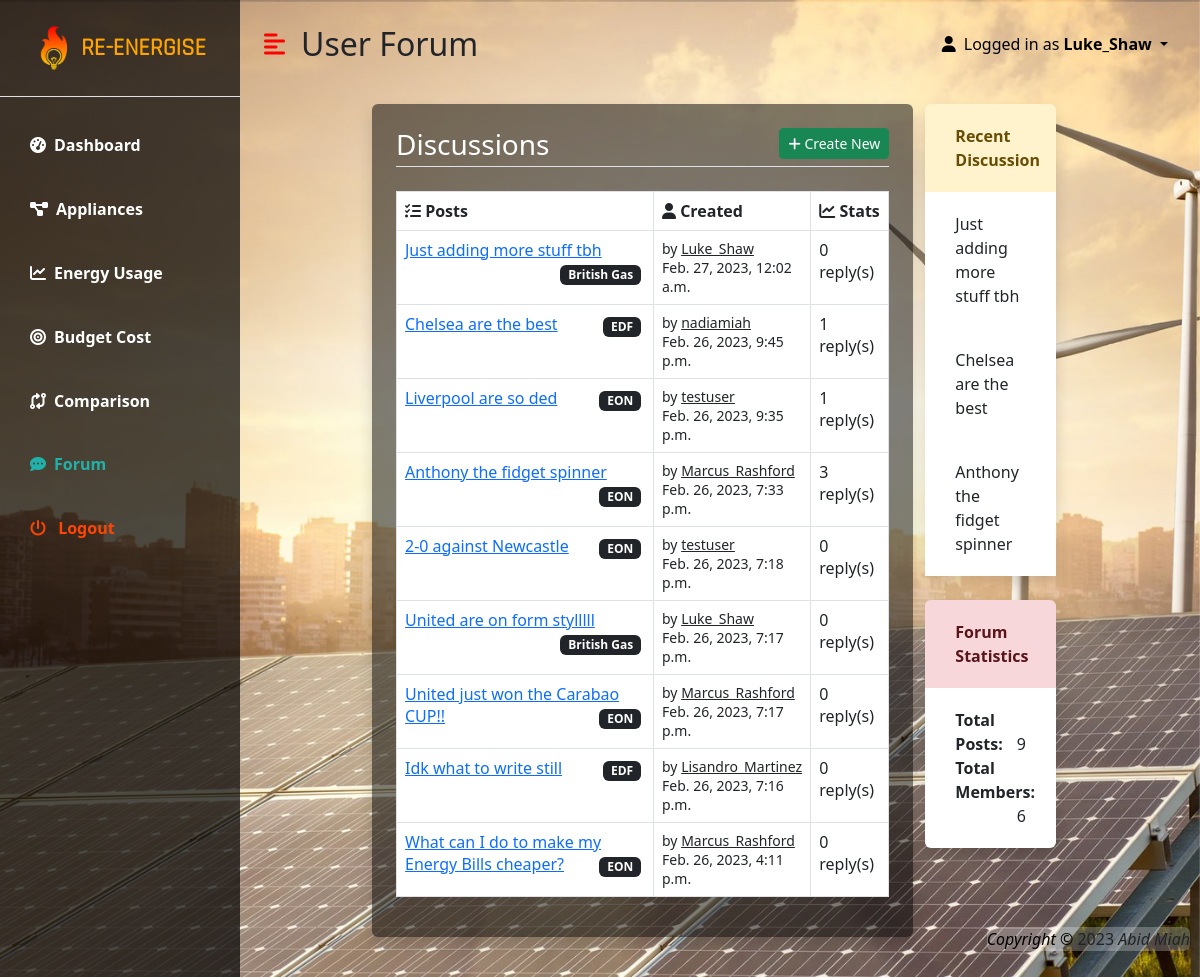
The page /forum/ (signed in) on the database its author committed.
### EnergyApp/models.py (models this page shows, shortened)
class ForumPost(models.Model):
    title = models.CharField(max_length=200)
    description = models.TextField()
    createdBy = models.ForeignKey(UserProfile, on_delete=models.CASCADE)
    createdAt = models.DateTimeField(auto_now_add=True)

class UserProfile(models.Model):
    PROVIDER_CHOICES = [
        ("EDF", "EDF"),
        ("British Gas", "British Gas"),
        ("EON", "EON"),
    ]
    user = models.OneToOneField(User, on_delete=models.CASCADE)
    picture = models.ImageField(upload_to='profiles', null=True, blank=True)
    dob = models.DateField()
    provider = models.ForeignKey(EnergyProvider, on_delete=models.CASCADE, max_length=20)
    def __str__(self):
        return str(self.user)

class EnergyProvider(models.Model):
    name = models.CharField(max_length=100, unique=True, default="Other")
    elecDailyCharge = models.DecimalField(
        decimal_places=2, max_digits=10, default="0")
    gasDailyCharge = models.DecimalField(
        decimal_places=2, max_digits=10, default="0")
    elecPerKwh = models.DecimalField(
        decimal_places=2, max_digits=10, default="0")
    gasPerKwh = models.DecimalField(
        decimal_places=2, max_digits=10, default="0")
    def __str__(self):
        return str(self.name)

### EnergyApp/views.py (the view, shortened to what this page needs)
# urls.py: path('forum/', views.forum, name='forum'),
@login_required(login_url="/login")
def forum(request):
    userProfile = UserProfile.objects.get(user=request.user)
    userPosts = ForumPost.objects.order_by('-createdAt')
    totalUserPosts = ForumPost.objects.all().count()
    totalMembers = UserProfile.objects.all().count()
    recentPosts = []
    sortedPosts = []
    for post in ForumPost.objects.all():
        try:
            latest_comment = post.comments.all().latest('createdAt')
            last_active = latest_comment.createdAt
        except ForumComment.DoesNotExist:
            last_active = post.createdAt
        recentPosts.append((post, last_active))
    sortedPosts = sorted(recentPosts, key=lambda x: x[1], reverse=True)
    context = {
        "userPosts": userPosts,
        "totalUserPosts": totalUserPosts,
        "totalMembers": totalMembers,
        "sortedPosts": sortedPosts,
    }
    return render(request, 'main/forum.html', context)

### EnergyApp/templates/main/forum.html (shortened to what this page needs)
{% extends 'base.html' %}
{% block content %}
<html lang="en">
<head>
    <link rel="stylesheet" type="text/css" href="public/lib/sceditor/minified/themes/default.min.css" />
</head>
<body>
    {% if user.is_authenticated %}
    <div class="container-fluid">
        <div class="row rounded p-3 justify-content-center">
            <div class="col-lg-7 col-12 mb-4 p-4 rounded shadow" style="background-color: rgba(1, 1, 1, 0.5); color:white">
                <h3 class="border-bottom pb-1 mb-4">Discussions
                    <button class="btn btn-success btn-sm float-end" data-bs-toggle="modal" data-bs-target="#postModal"><i class="fas fa-plus"></i> Create New</button>
                </h3>
                <div class="table-responsive">
                    <table class="table table-bordered table-hover bg-light">
                        <thead>
                            <tr style="background-color: lightgrey;">
                                <th title="Discussion List"><i class="fas fa-tasks" aria-hidden="true"></i> Posts</th>
                                <th title="Created By"><i class="fa fa-user" aria-hidden="true"></i> Created</th>
                                <th title="Total Replies"><i class="fas fa-chart-line"></i> Stats</th>
                            </tr>
                        </thead>
                        <tbody>
                            {% if userPosts %}
                            {% for post in userPosts %}
                            <tr>
                                <td>
                                    <div>
                                        <a href="{% url 'post' post.id %}" class="">{{ post.title }}</a>
                                        <span class="badge bg-dark float-end m-1">{{ post.createdBy.provider }}</span>
                                    </div>
                                </td>
                                <td>
                                    <small>by <u>{{ post.createdBy }}</u></small> <br>
                                    <small>{{ post.createdAt }}</small>
                                </td>
                                <td>{{ post.comments.count }} reply(s)</td>
                            </tr>
                            {% endfor %}
                            {% else %}
                            <tr>
                                <td colspan="3" class="text-center">No Forum Posts</td>
                            </tr>
                            {% endif %}
                        </tbody>
                    </table>
                </div>
            </div>
            <div class="col-lg-2 col-12">
                <div class="list-group mb-4 shadow">
                    <li class="list-group-item list-group-item-warning"><strong>Recent Discussion</strong></li>
                    {% for post in sortedPosts %}
                    {% if forloop.counter <= 3 %}
                        <div>
                            <a href="{% url 'post' post.0.id %}" class="list-group-item list-group-item-action">{{ post.0.title }}</a>
                        </div>
                    {% endif %}
                {% endfor %}
                </div>
                <div class="list-group mb-4 shadow">
                    <li class="list-group-item list-group-item-danger"><strong>Forum Statistics</strong></li>
                    <div class="list-group-item list-group-item-action">
                        <div><b>Total Posts:</b>
                            <span class="float-end">{{ totalUserPosts }}</span>
                        </div>
                        <div><b>Total Members:</b>
                            <span class="float-end">{{ totalMembers }}</span>
                        </div>
                    </div>
                </div>
            </div>
        </div>
    {% endif %}
</body>
</html>
{% endblock %}

### EnergyApp/templates/base.html (shortened to what this page needs)
{% load static %}
<html lang="en">
<head>
  <link href="https://cdn.jsdelivr.net/npm/bootstrap@5.3.0-alpha1/dist/css/bootstrap.min.css" rel="stylesheet"
>
  <link rel="stylesheet" href="https://cdnjs.cloudflare.com/ajax/libs/font-awesome/6.2.1/css/all.min.css">
</head>
<body>
  <div class="d-flex" id="wrapper">
    <div class="" style="background-color: rgba(1, 1, 1, 0.7); color:white" id="sidebar-wrapper">
      <a href="/" style="text-decoration-line:none">
        <div style="color:orange;" class="sidebar-heading text-center py-4 fs-4 fw-bold text-uppercase border-bottom">
          <img src="{% static 'images/energylogo2.png' %}" alt="" style="height: 2em; width: auto;">
          <span style="font-family: 'Rajdhani'">Re-Energise</span>
        </div>
      </a>
      <div class="list-group list-group-flush my-3">
        <a href="/dashboard" id="dash" class="list-group-item list-group-item-action bg-transparent second-text fw-bold active">
          <i class="fas fa-tachometer-alt me-2"></i>Dashboard
        </a>
        <a href="/appliances" id="appl"
          class="list-group-item list-group-item-action bg-transparent second-text fw-bold">
          <i class="fas fa-project-diagram me-2"></i>Appliances
        </a>
        <a href="/usage" id="usage" class="list-group-item list-group-item-action bg-transparent second-text fw-bold">
          <i class="fas fa-chart-line me-2"></i>Energy Usage
        </a>
        <a href="/budget" id="budget" class="list-group-item list-group-item-action bg-transparent second-text fw-bold">
          <i class="fas fa-bullseye me-2"></i>Budget Cost
        </a>
        <a href="/comparison" id="comp"
          class="list-group-item list-group-item-action bg-transparent second-text fw-bold">
          <i class="fas fa-code-compare me-2"></i>Comparison
        </a>
        <a href="/forum" id="forum" class="list-group-item list-group-item-action bg-transparent second-text fw-bold">
          <i class="fas fa-comment-dots me-2"></i>Forum
        </a>
        <a href="/logout" class="list-group-item list-group-item-action bg-transparent fw-bold" style="color:orangered">
          <i class="fas fa-power-off me-2"></i> Logout
        </a>
      </div>
    </div>
    <div id="page-content-wrapper">
      <nav class="navbar navbar-expand-lg navbar-dark bg-transparent py-4 px-4">
        <div class="d-flex align-items-center">
          <i style="color: red" class="fas fa-align-left fs-4 me-3" id="menu-toggle"></i>
          <h2 class="fs-2 m-0" id="titlee">Dashboard</h2>
        </div>
        <div class="collapse navbar-collapse" id="navbarSupportedContent">
          <ul class="navbar-nav ms-auto mb-2 mb-lg-0">
            {% if user.is_authenticated %}
            <li class="nav-item dropdown">
              <a href="" style="color: black" class="nav-link dropdown-toggle" id="navbarDropdown" type="button"
                role="button" data-bs-toggle="dropdown" aria-expanded="false">
                <i class="fas fa-user me-2"></i>Logged in as <b>{{ user.username }}</b>
              </a>
            </li>
            {% endif %}
          </ul>
        </div>
      </nav>
      <div class="copyright font-weight-bold">
        <p class="font-weight-bold rounded" style="background-color: rgba(255, 255, 255, 0.25);">
          <i style="color:black">Copyright &copy;</i> 2023 <i>Abid Miah</i>
        </p>
      </div>
      {% block content %}
      {% endblock %}
    </div>
  </div>
</body>
</html>

### EnergyApp/templates/base.html (style rules this page uses)
.copyright { position: fixed; bottom: 0; right: 0; padding: 10px; }
:root { --main-bg-color: blue; --main-text-color: lightseagreen; --second-text-color: white; --second-bg-color: black; }
.second-text { color: var(--second-text-color); }
#wrapper { overflow-x: hidden; background-image: url(../static/images/download.jpeg); background-repeat: no-repeat; background-size: cover; background-attachment: fixed; }
#sidebar-wrapper { min-height: 100vh; margin-left: -15rem; -webkit-transition: margin 0.25s ease-out; -moz-transition: margin 0.25s ease-out; -o-transition: margin 0.25s ease-out; transition: margin 0.25s ease-out; }
#sidebar-wrapper .sidebar-heading { padding: 0.875rem 1.25rem; font-size: 1.2rem; }
#sidebar-wrapper .list-group { width: 15rem; }
#page-content-wrapper { min-width: 100vw; }
#menu-toggle { cursor: pointer; }
.list-group-item { border: none; padding: 20px 30px; }
.list-group-item.active { background-color: transparent; color: var(--main-text-color); font-weight: bold; border: none; }
@media (min-width: 850px) { #sidebar-wrapper { margin-left: 0; } }
@media (min-width: 850px) { #page-content-wrapper { min-width: 0; width: 100%; } }

### rows shown on the page
ForumPost: title "Just adding more stuff tbh", createdBy.provider "British Gas", createdBy "Luke_Shaw", createdAt "Feb. 27, 2023, 12:02 a.m.", comments.count "0"
ForumPost: title "Chelsea are the best", createdBy.provider "EDF", createdBy "nadiamiah", createdAt "Feb. 26, 2023, 9:45 p.m.", comments.count "1"
ForumPost: title "Liverpool are so ded", createdBy.provider "EON", createdBy "testuser", createdAt "Feb. 26, 2023, 9:35 p.m.", comments.count "1"
ForumPost: title "Anthony the fidget spinner", createdBy.provider "EON", createdBy "Marcus_Rashford", createdAt "Feb. 26, 2023, 7:33 p.m.", comments.count "3"
ForumPost: title "2-0 against Newcastle", createdBy.provider "EON", createdBy "testuser", createdAt "Feb. 26, 2023, 7:18 p.m.", comments.count "0"
ForumPost: title "United are on form stylllll", createdBy.provider "British Gas", createdBy "Luke_Shaw", createdAt "Feb. 26, 2023, 7:17 p.m.", comments.count "0"
ForumPost: title "United just won the Carabao CUP!!", createdBy.provider "EON", createdBy "Marcus_Rashford", createdAt "Feb. 26, 2023, 7:17 p.m.", comments.count "0"
ForumPost: title "Idk what to write still", createdBy.provider "EDF", createdBy "Lisandro_Martinez", createdAt "Feb. 26, 2023, 7:16 p.m.", comments.count "0"
ForumPost: title "What can I do to make my Energy Bills cheaper?", createdBy.provider "EON", createdBy "Marcus_Rashford", createdAt "Feb. 26, 2023, 4:11 p.m.", comments.count "0"

### other values the page prints
{{ user.username }} "Luke_Shaw"
{{ totalUserPosts }} "9"
{{ totalMembers }} "6"
